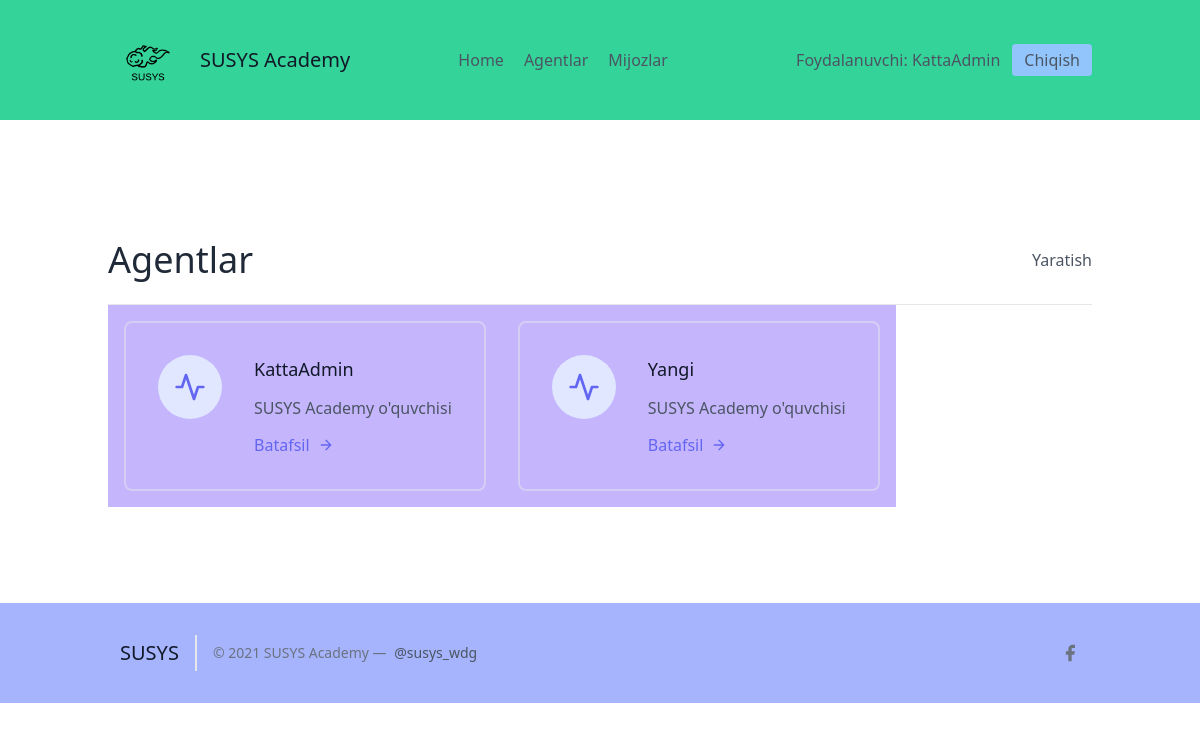
Screenshot of /agents/ (signed in) with the database file from the repository.
### leads/models.py (models this page shows, shortened)
class User(AbstractUser):
    is_organisor = models.BooleanField(default=True)
    is_agent = models.BooleanField(default=False)

class Agent(models.Model):
    user = models.OneToOneField(User, on_delete=models.CASCADE)
    organisation = models.ForeignKey(UserProfile, on_delete=models.CASCADE)

### agents/views.py (the view)
# urls.py: path('', AgentListView.as_view(), name="agent-list"),
class AgentListView(OrganiserAndLoginRequiredMixin, generic.ListView):
    template_name = "agents/agents_lists.html"
    def get_queryset(self):
        organisation = self.request.user.userprofile
        return Agent.objects.filter(organisation=organisation)

### agents/mixins.py (called while the page is built)
    def dispatch(self, request, *args, **kwargs):
        if not request.user.is_authenticated or not request.user.is_organisor:
            return redirect("login")
        return super().dispatch(request, *args, **kwargs)

### agents/templates/agents/agents_lists.html (shortened to what this page needs)
{% extends 'base.html' %}
{% block content %}
<section class="text-gray-600 body-font">
  <div class="container px-5 py-24 mx-auto flex flex-wrap">
    <div class="w-full py-6 flex justify-between items-center border-b border-gray-200">
        <div>
            <h1 class="text-4xl text-gray-800">Agentlar</h1>
        </div>
        <div>
            <a class="y=text-gray-500 hover:text-blue-700" href="{% url 'agents:agent-create' %}">Yaratish</a>
        </div>
    </div>
    <div class="flex flex-wrap">
      {% for agent in object_list %}
      <div class="p-4 lg:w-1/2 md:w-full bg-purple-300">
        <div class="flex border-2 rounded-lg border-gray-200 border-opacity-50 p-8 sm:flex-row flex-col">
          <div class="w-16 h-16 sm:mr-8 sm:mb-0 mb-4 inline-flex items-center justify-center rounded-full bg-indigo-100 text-indigo-500 flex-shrink-0">
            <svg fill="none" stroke="currentColor" stroke-linecap="round" stroke-linejoin="round" stroke-width="2" class="w-8 h-8" viewBox="0 0 24 24">
              <path d="M22 12h-4l-3 9L9 3l-3 9H2"></path>
            </svg>
          </div>
          <div class="flex-grow">
            <h2 class="text-gray-900 text-lg title-font font-medium mb-3">{{ agent.user.username }}</h2>
            <p class="leading-relaxed text-base">SUSYS Academy o'quvchisi</p>
            <a href="{% url 'agents:agent-detail' agent.pk %}" class="mt-3 text-indigo-500 inline-flex items-center">Batafsil
              <svg fill="none" stroke="currentColor" stroke-linecap="round" stroke-linejoin="round" stroke-width="2" class="w-4 h-4 ml-2" viewBox="0 0 24 24">
                <path d="M5 12h14M12 5l7 7-7 7"></path>
              </svg>
            </a>
          </div>
        </div>
      </div>
      {% endfor %}
    </div>
  </div>
</section>
{% endblock %}

### frontend/details/navbar.html
{% load static %}
<header class="text-gray-600 body-font bg-green-400">
  <div class="container mx-auto flex flex-wrap p-5 flex-col md:flex-row items-center">
    <a class="flex title-font font-medium items-center text-gray-900 mb-4 md:mb-0">
      <img src="{% static 'img/logo-dark.png' %}" style="width: 80px;" alt="Logo">
      <span class="ml-3 text-xl">SUSYS Academy</span>
    </a>
    <nav class="md:ml-auto md:mr-auto flex flex-wrap items-center text-base justify-center">
      <a href="/" class="mr-5 hover:text-gray-900">Home</a>
    {% if not request.user.is_authenticated %}
      </nav>
        <button class="inline-flex items-center bg-blue-300 border-0 py-1 px-3 focus:outline-none hover:bg-blue-200 rounded text-base mt-4 md:mt-0" style="margin-right: 20px">
          <a  href="{% url 'signup' %}">Ro'yxatdan o'tish
          </a>
        </button>
    {% else %}
      {% if request.user.is_organisor %}
        <a href="/agents/" class="mr-5 hover:text-gray-900">Agentlar</a>
      {% endif %}
        <a href="/leads/" class="mr-5 hover:text-gray-900">Mijozlar</a>
      </nav>
    {% endif %}
    {% if request.user.is_authenticated %}
      Foydalanuvchi: {{ request.user.username }}
      <button class="ml-3 inline-flex items-center bg-blue-300 border-0 py-1 px-3 focus:outline-none hover:bg-blue-200 rounded text-base mt-4 md:mt-0">
        <a  href="{% url 'logout' %}">Chiqish
        </a>
      </button>
    {% else %}
    <button class="inline-flex items-center bg-blue-300 border-0 py-1 px-3 focus:outline-none hover:bg-blue-200 rounded text-base mt-4 md:mt-0">
      <a href="{% url 'login' %}">Kirish
    </a>
    </button>
    {% endif %}
  </div>
</header>

### rows the page displays
User: user.username "KattaAdmin"
Agent: user.username "KattaAdmin"
Agent: user.username "Yangi"
